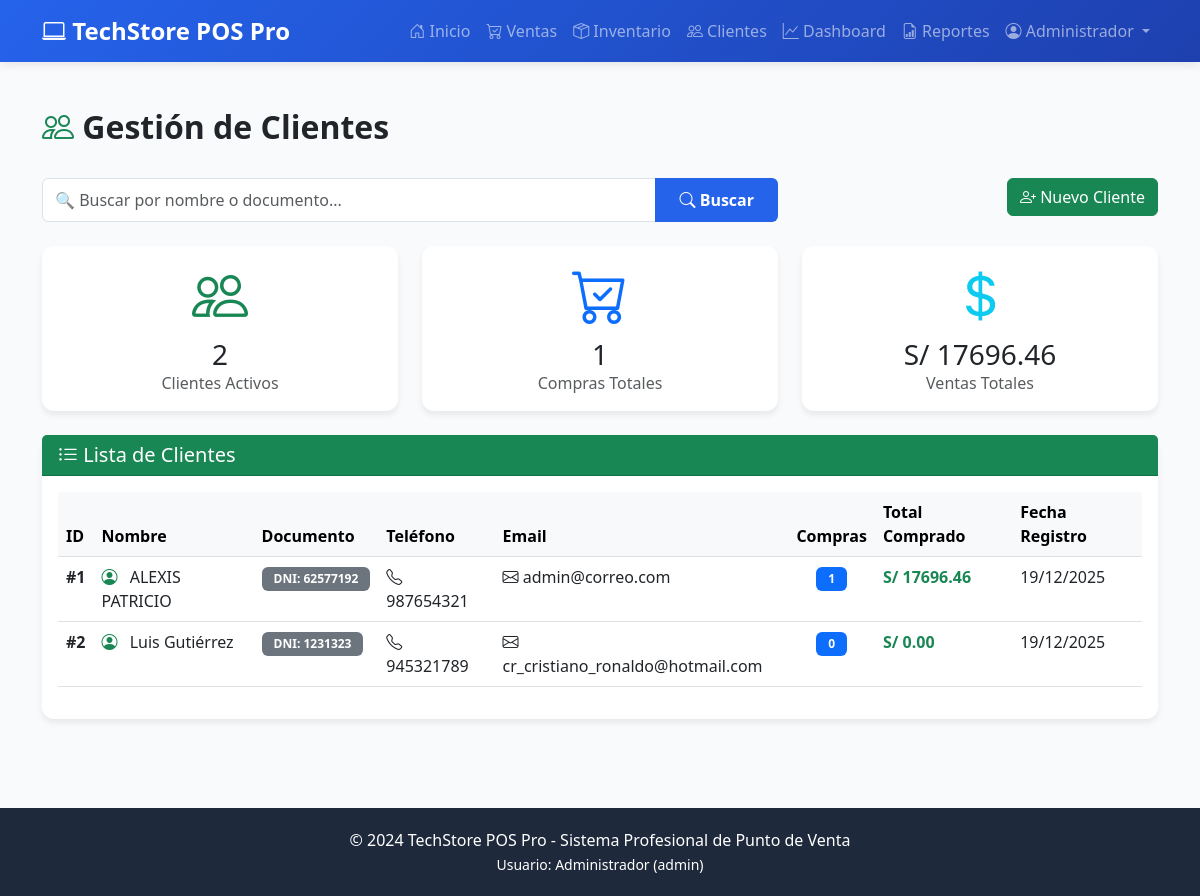
Screenshot of /clientes (signed in) with the database file from the repository.
### models.py (models this page shows, shortened)
class Usuario(UserMixin, db.Model):
    __tablename__ = 'usuarios'
    id = db.Column(db.Integer, primary_key=True)
    username = db.Column(db.String(80), unique=True, nullable=False)
    password_hash = db.Column(db.String(255), nullable=False)
    nombre = db.Column(db.String(120), nullable=False)
    rol = db.Column(db.String(20), default='vendedor')  # admin, vendedor
    activo = db.Column(db.Boolean, default=True)
    fecha_creacion = db.Column(db.DateTime, default=datetime.utcnow)
    ventas = db.relationship('Venta', backref='usuario', lazy=True)

class Cliente(db.Model):
    __tablename__ = 'clientes'
    id = db.Column(db.Integer, primary_key=True)
    nombre = db.Column(db.String(200), nullable=False)
    documento = db.Column(db.String(20), unique=True, nullable=False)
    tipo_documento = db.Column(db.String(20), default='DNI')  # DNI, RUC
    telefono = db.Column(db.String(20))
    email = db.Column(db.String(120))
    direccion = db.Column(db.String(255))
    fecha_registro = db.Column(db.DateTime, default=datetime.utcnow)
    activo = db.Column(db.Boolean, default=True)
    ventas = db.relationship('Venta', backref='cliente', lazy=True)
    @property
    def total_compras(self):
        return sum(venta.total for venta in self.ventas)
    @property
    def numero_compras(self):
        return len(self.ventas)

class Venta(db.Model):
    __tablename__ = 'ventas'
    id = db.Column(db.Integer, primary_key=True)
    fecha = db.Column(db.DateTime, default=datetime.utcnow, nullable=False)
    cliente_id = db.Column(db.Integer, db.ForeignKey('clientes.id'), nullable=True)
    usuario_id = db.Column(db.Integer, db.ForeignKey('usuarios.id'), nullable=False)
    subtotal = db.Column(db.Float, nullable=False)
    igv = db.Column(db.Float, default=0)
    total = db.Column(db.Float, nullable=False)
    estado = db.Column(db.String(20), default='completada')  # completada, cancelada
    notas = db.Column(db.Text)
    detalles = db.relationship('DetalleVenta', backref='venta', lazy=True, cascade='all, delete-orphan')

### app.py (the view, shortened to what this page needs)
@app.route('/clientes')
@login_required
def clientes():
    busqueda = request.args.get('buscar', '')
    query = Cliente.query.filter_by(activo=True)
    clientes_lista = query.all()
    return render_template('clientes.html', clientes=clientes_lista)

### app.py (called while the page is built)
@login_manager.user_loader
def load_user(user_id):
    return Usuario.query.get(int(user_id))

### templates/clientes.html (shortened to what this page needs)
{% extends "base.html" %}
{% block content %}
<div class="row mb-4">
    <div class="col-12">
        <h2 class="fw-bold">
            <i class="bi bi-people text-success"></i> Gestión de Clientes
        </h2>
    </div>
</div>
<div class="row mb-4">
    <div class="col-md-8">
        <form method="GET" action="{{ url_for('clientes') }}">
            <div class="input-group">
                <input type="text" class="form-control" name="buscar"
                       placeholder="🔍 Buscar por nombre o documento..."
                       value="{{ request.args.get('buscar', '') }}">
                <button class="btn btn-primary" type="submit">
                    <i class="bi bi-search"></i> Buscar
                </button>
            </div>
        </form>
    </div>
    <div class="col-md-4 text-end">
        <button class="btn btn-success" data-bs-toggle="modal" data-bs-target="#nuevoClienteModal">
            <i class="bi bi-person-plus"></i> Nuevo Cliente
        </button>
    </div>
</div>
<div class="row g-4 mb-4">
    <div class="col-md-4">
        <div class="card text-center">
            <div class="card-body">
                <i class="bi bi-people display-4 text-success"></i>
                <h3 class="mt-2 mb-0">{{ clientes|length }}</h3>
                <p class="text-muted mb-0">Clientes Activos</p>
            </div>
        </div>
    </div>
    <div class="col-md-4">
        <div class="card text-center">
            <div class="card-body">
                <i class="bi bi-cart-check display-4 text-primary"></i>
                <h3 class="mt-2 mb-0">{{ clientes|sum(attribute='numero_compras') }}</h3>
                <p class="text-muted mb-0">Compras Totales</p>
            </div>
        </div>
    </div>
    <div class="col-md-4">
        <div class="card text-center">
            <div class="card-body">
                <i class="bi bi-currency-dollar display-4 text-info"></i>
                <h3 class="mt-2 mb-0">S/ {{ "%.2f"|format(clientes|sum(attribute='total_compras')) }}</h3>
                <p class="text-muted mb-0">Ventas Totales</p>
            </div>
        </div>
    </div>
</div>
<div class="row">
    <div class="col-12">
        <div class="card">
            <div class="card-header bg-success text-white">
                <h5 class="mb-0"><i class="bi bi-list-ul"></i> Lista de Clientes</h5>
            </div>
            <div class="card-body">
                <div class="table-responsive">
                    <table class="table table-hover">
                        <thead class="table-light">
                            <tr>
                                <th>ID</th>
                                <th>Nombre</th>
                                <th>Documento</th>
                                <th>Teléfono</th>
                                <th>Email</th>
                                <th>Compras</th>
                                <th>Total Comprado</th>
                                <th>Fecha Registro</th>
                            </tr>
                        </thead>
                        <tbody>
                            {% for cliente in clientes %}
                            <tr>
                                <td class="fw-bold">#{{ cliente.id }}</td>
                                <td>
                                    <i class="bi bi-person-circle me-2 text-success"></i>
                                    {{ cliente.nombre }}
                                </td>
                                <td>
                                    <span class="badge bg-secondary">
                                        {{ cliente.tipo_documento }}: {{ cliente.documento }}
                                    </span>
                                </td>
                                <td>
                                    {% if cliente.telefono %}
                                    <i class="bi bi-telephone"></i> {{ cliente.telefono }}
                                    {% else %}
                                    <span class="text-muted">-</span>
                                    {% endif %}
                                </td>
                                <td>
                                    {% if cliente.email %}
                                    <i class="bi bi-envelope"></i> {{ cliente.email }}
                                    {% else %}
                                    <span class="text-muted">-</span>
                                    {% endif %}
                                </td>
                                <td class="text-center">
                                    <span class="badge bg-primary">{{ cliente.numero_compras }}</span>
                                </td>
                                <td class="fw-bold text-success">S/ {{ "%.2f"|format(cliente.total_compras) }}</td>
                                <td>{{ cliente.fecha_registro.strftime('%d/%m/%Y') }}</td>
                            </tr>
                            {% endfor %}
                        </tbody>
                    </table>
                </div>
            </div>
        </div>
    </div>
</div>
{% endblock %}

### templates/base.html (shortened to what this page needs)
<!DOCTYPE html>
<html lang="es">
<head>
    <link href="https://cdn.jsdelivr.net/npm/bootstrap@5.3.0/dist/css/bootstrap.min.css" rel="stylesheet">
    <link rel="stylesheet" href="https://cdn.jsdelivr.net/npm/bootstrap-icons@1.11.0/font/bootstrap-icons.css">
    <link rel="stylesheet" href="https://cdn.jsdelivr.net/npm/sweetalert2@11/dist/sweetalert2.min.css">
</head>
<body>
    {% if current_user.is_authenticated %}
    <nav class="navbar navbar-expand-lg navbar-dark">
        <div class="container">
            <a class="navbar-brand" href="{{ url_for('index') }}">
                <i class="bi bi-laptop"></i> TechStore POS Pro
            </a>
            <div class="collapse navbar-collapse" id="navbarNav">
                <ul class="navbar-nav ms-auto">
                    <li class="nav-item">
                        <a class="nav-link" href="{{ url_for('index') }}">
                            <i class="bi bi-house-door"></i> Inicio
                        </a>
                    </li>
                    <li class="nav-item">
                        <a class="nav-link" href="{{ url_for('ventas') }}">
                            <i class="bi bi-cart-check"></i> Ventas
                        </a>
                    </li>
                    <li class="nav-item">
                        <a class="nav-link" href="{{ url_for('inventario') }}">
                            <i class="bi bi-box-seam"></i> Inventario
                        </a>
                    </li>
                    <li class="nav-item">
                        <a class="nav-link" href="{{ url_for('clientes') }}">
                            <i class="bi bi-people"></i> Clientes
                        </a>
                    </li>
                    <li class="nav-item">
                        <a class="nav-link" href="{{ url_for('dashboard') }}">
                            <i class="bi bi-graph-up"></i> Dashboard
                        </a>
                    </li>
                    <li class="nav-item">
                        <a class="nav-link" href="{{ url_for('reportes') }}">
                            <i class="bi bi-file-earmark-bar-graph"></i> Reportes
                        </a>
                    </li>
                    <li class="nav-item dropdown">
                        <a class="nav-link dropdown-toggle" href="#" id="userDropdown" role="button" data-bs-toggle="dropdown">
                            <i class="bi bi-person-circle"></i> {{ current_user.nombre }}
                        </a>
                    </li>
                </ul>
            </div>
        </div>
    </nav>
    {% endif %}
    <div class="content-wrapper">
        <div class="container">
            {% block content %}{% endblock %}
        </div>
    </div>
    {% if current_user.is_authenticated %}
    <footer class="text-center">
        <div class="container">
            <p class="mb-0">© 2024 TechStore POS Pro - Sistema Profesional de Punto de Venta</p>
            <small>Usuario: {{ current_user.nombre }} ({{ current_user.rol }})</small>
        </div>
    </footer>
    {% endif %}
</body>
</html>

### templates/base.html (style rules this page uses)
:root { --primary-color: #2563eb; --secondary-color: #64748b; --success-color: #10b981; --danger-color: #ef4444; --warning-color: #f59e0b; }
body { font-family: 'Segoe UI', Tahoma, Geneva, Verdana, sans-serif; background-color: #f8fafc; }
.navbar { background: linear-gradient(135deg, var(--primary-color), #1e40af); box-shadow: 0 2px 10px rgba(0,0,0,0.1); }
.navbar-brand { font-weight: 700; font-size: 1.5rem; }
.nav-link { font-weight: 500; transition: all 0.3s; }
.card { border: none; border-radius: 12px; box-shadow: 0 4px 6px rgba(0,0,0,0.07); transition: all 0.3s; }
.btn-primary { background: var(--primary-color); border: none; padding: 10px 24px; font-weight: 600; transition: all 0.3s; }
.content-wrapper { padding: 30px 0; min-height: calc(100vh - 120px); }
footer { background: #1e293b; color: white; padding: 20px 0; margin-top: 50px; }
.badge { padding: 6px 12px; border-radius: 6px; }
.table { background: white; border-radius: 8px; }

### rows the page displays
Usuario: nombre "Administrador", rol "admin"
Cliente: id "1", nombre "ALEXIS PATRICIO", tipo_documento "DNI", documento "62577192", telefono "987654321", email "admin@correo.com", numero_compras "1", fecha_registro "19/12/2025"
Venta: total_compras "17696.46"
Cliente: id "2", nombre "Luis Gutiérrez", tipo_documento "DNI", documento "1231323", telefono "945321789", email "cr_cristiano_ronaldo@hotmail.com", numero_compras "0", total_compras "0.00", fecha_registro "19/12/2025"

### other values shown
{{ clientes|length }} "2"
{{ clientes|sum(attribute='numero_compras') }} "1"
{{ "%.2f"|format(clientes|sum(attribute='total_compras')) }} "17696.46"
